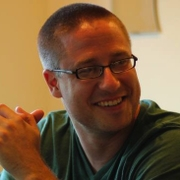
//> input picture examples/picture.jpg, 180 x 180 px
$ ./detect_edges_sobel ../../picture.jpg   (built with g++ and OpenCV 4)
//> lines starting //> are read from the running program, lines starting //| are printed output that depends on the picture
#include "opencv2/imgproc/imgproc.hpp"
#include "opencv2/highgui/highgui.hpp"
#include <stdlib.h>
#include <stdio.h>

using namespace cv;

/** @function main */
int main( int argc, char** argv )
{

  Mat src, src_gray;
  Mat grad;
  char* window_name = "Sobel Demo - Simple Edge Detector";
  int scale = 1;
  int delta = 0;
  int ddepth = CV_16S;

  int c;

  /// Load an image
  src = imread( argv[1] );
//> src is the input picture: 180 rows x 180 cols, CV_8UC3; mean B, G, R 64.6, 95.5, 126

  if( !src.data )
  { return -1; }

  GaussianBlur( src, src, Size(3,3), 0, 0, BORDER_DEFAULT );

  /// Convert it to gray
  cvtColor( src, src_gray, CV_RGB2GRAY );
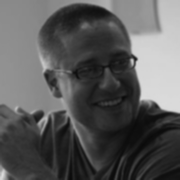
//> src_gray: 180 rows x 180 cols, CV_8UC1; min 10, max 219, mean 89.8

  /// Create window
  namedWindow( window_name, CV_WINDOW_AUTOSIZE );

  /// Generate grad_x and grad_y
  Mat grad_x, grad_y;
  Mat abs_grad_x, abs_grad_y;

  /// Gradient X
  //Scharr( src_gray, grad_x, ddepth, 1, 0, scale, delta, BORDER_DEFAULT );
  Sobel( src_gray, grad_x, ddepth, 1, 0, 3, scale, delta, BORDER_DEFAULT );
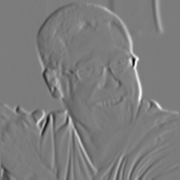
//> grad_x: 180 rows x 180 cols, CV_16SC1; min -488, max 511, mean 0.9; drawn with min black and max white
  convertScaleAbs( grad_x, abs_grad_x );
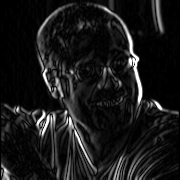
//> abs_grad_x: 180 rows x 180 cols, CV_8UC1; min 0, max 255, mean 25

  /// Gradient Y
  //Scharr( src_gray, grad_y, ddepth, 0, 1, scale, delta, BORDER_DEFAULT );
  Sobel( src_gray, grad_y, ddepth, 0, 1, 3, scale, delta, BORDER_DEFAULT );
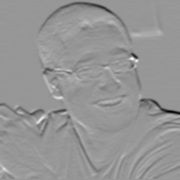
//> grad_y: 180 rows x 180 cols, CV_16SC1; min -553, max 381, mean -4.6; drawn with min black and max white
  convertScaleAbs( grad_y, abs_grad_y );
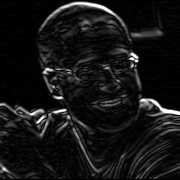
//> abs_grad_y: 180 rows x 180 cols, CV_8UC1; min 0, max 255, mean 20.8

  /// Total Gradient (approximate)
  addWeighted( abs_grad_x, 0.5, abs_grad_y, 0.5, 0, grad );
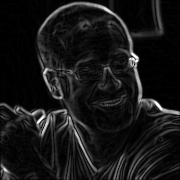
//> grad: 180 rows x 180 cols, CV_8UC1; min 0, max 255, mean 22.9

  imshow( window_name, grad );

  waitKey(0);

  return 0;
  }
